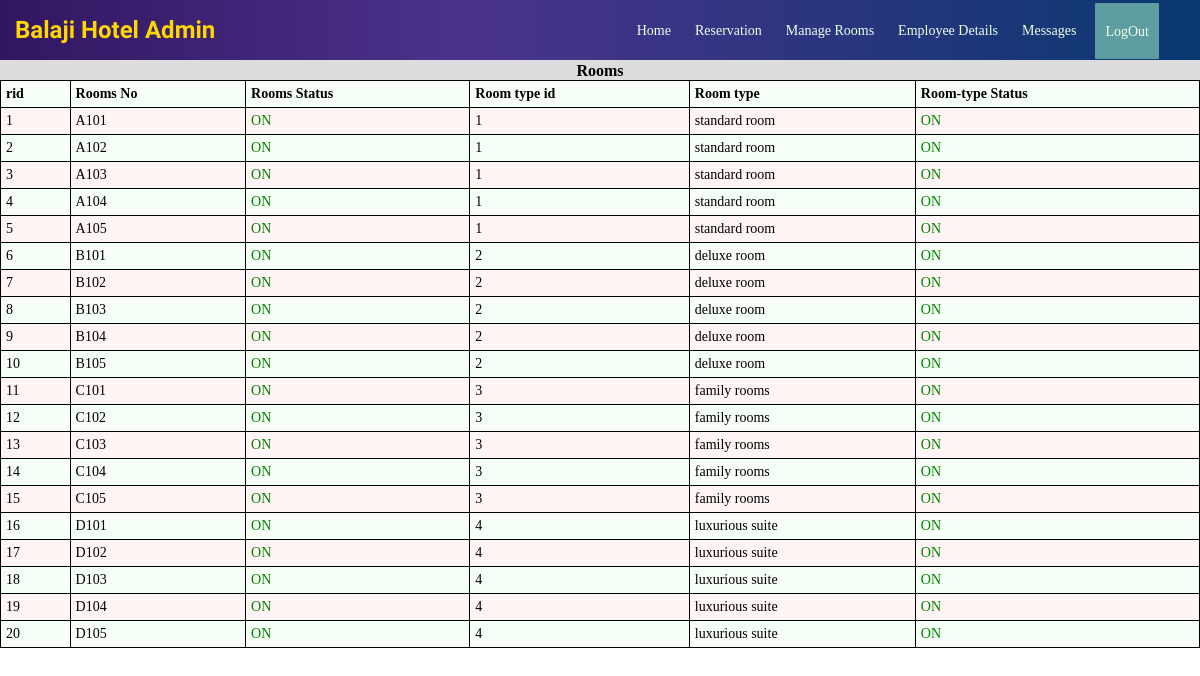
The app's page /admin/roomsall.php (signed in) with its own data.
### tables this page shows
CREATE TABLE rooms(rid int(3),rno varchar(5) PRIMARY KEY,`rty_id` INT(2) REFERENCES `room_type` ( `rty_id`),
status int(3),chkin int(3),chkout int(3),rdelete int(3));

CREATE TABLE `room_type` ( `rty_id` INT(3) PRIMARY KEY, `roomty` VARCHAR(25), `price` INT(8),rtstatus int(3));

### admin/roomsall.php (the view, shortened to what this page needs)
<?php include('nav.php'); ?>
<!DOCTYPE html>
<html>
<head>
</head>
<body>
    <div class="myss" style="overflow-x:auto;">
        <h4 align="center "> Rooms </h4>
        <table id="myTable">
            <tr>
                <th>rid</th>
                <th>Rooms No</th>
                <th>Rooms Status</th>
                <th>Room type id</th>
                <th>Room type</th>
                <th>Room-type Status</th>
            </tr>
            <?php
            $con = makeconnection();
            $sql = "SELECT rooms.rid,rooms.rno,rooms.status,rooms.rty_id,room_type.roomty,room_type.rtstatus FROM rooms JOIN room_type ON room_type.rty_id=rooms.rty_id";
            $rs = mysqli_query($con, $sql);
            while ($row = mysqli_fetch_assoc($rs)) {
                echo "<tr>";
                echo "<td>";
                echo $row['rid'];
                echo "</td>";
                echo "<td>";
                echo $row['rno'];
                echo "</td>";
                echo "<td>";
                if($row['status']==0)
                echo "<p style='color:green;'> ON </p>";
                else if($row['status']==1)
                echo "<p style='color:red;'> OFF </p>";
                echo "</td>";
                echo "<td>";
                echo $row['rty_id'];
                echo "</td>";
                echo "<td>";
                echo $row['roomty'];
                echo "</td>";
                echo "<td>";
                if($row['rtstatus']==0)
                echo "<p style='color:green;'> ON </p>";
                else if($row['rtstatus']==1)
                echo "<p style='color:red;'> OFF </p>";
                echo "</td>";
                echo "</tr>";
            }
            ?>
        </table>
    </div>
</body>
</html>

### admin/nav.php (shortened to what this page needs)
<!DOCTYPE html>
<html lang="en" dir="ltr">
<head>
</head>
<body>
    <nav>
        <a href="adpass.php"> <label class="logo"> Balaji Hotel Admin </label>  </a>
        <ul>
            <li><a href="index.php">Home</a></li>
            <li><a href="reservation.php">Reservation</a></li>
            <li><a href="room.php">Manage Rooms</a></li>
            <li><a href="emp.php">Employee Details</a></li>
            <li><a href="msg.php" target="_blank">Messages</a></li>
            <li><a href="logout.php" class="log1">LogOut</a></li>
        </ul>
    </nav>
    <section> </section>
</body>
</html>

### admin/nav.php (style rules this page uses)
* { padding: 0; margin: 0; text-decoration: none; list-style: none; box-sizing: border-box; }
html, body { width: 100%; height: 100%; margin: 0px; padding: 0px; overflow-x: hidden; }
nav { background: linear-gradient(to right, #331661 0%, #4b328d 39%, #093970 100%); height: 60px; width: 100%; position: fixed; }
label.logo { color: rgb(255, 254, 239); font-size:24px; font-family: 'Vujahday Script', cursive; color:gold; line-height: 60px; text-decoration:none; font-weight: bold; padding: 14px 15px; border-radius: 2px; }
nav ul { float: right; margin-right: 3%; }
nav ul li { display: inline-block; line-height: 60px; margin: 0 5px; }
nav ul li a { color: rgb(238, 255, 236); font-size: 14px; font-family: 'Comic Sans MS'; padding: 14px 5px; border-radius: 5px; }
.log1 { background-color:cadetblue; padding: 20.5px 10px; border-radius: 1px; }
section { background: no-repeat; background-size: cover; height: 60px; }

### admin/roomsall.php (style rules this page uses)
html, body { width: 100%; height: 100%; margin: 0px; padding: 0px; overflow-x: hidden; }
.myss { padding-top: 10px; margin-top: -8px; background-color: #ddd; }
table { border-collapse: collapse; border-spacing: 0; width: 100%; border: 1px solid #ddd; font-size: 14px; }
th, td { text-align: left; padding: 5px; }
tr:nth-child(even) { background-color: #fff5f5; }
tr:nth-child(odd) { background-color: #f6fff5; }
table, th, td { border: 0.01em solid black; }

### records on screen
rooms: rid "1", rno "A101", status "ON", rty "1", rty.roomty "standard room"
rooms: rid "2", rno "A102", status "ON", rty "1", rty.roomty "standard room"
rooms: rid "3", rno "A103", status "ON", rty "1", rty.roomty "standard room"
rooms: rid "4", rno "A104", status "ON", rty "1", rty.roomty "standard room"
rooms: rid "5", rno "A105", status "ON", rty "1", rty.roomty "standard room"
rooms: rid "6", rno "B101", status "ON", rty "2", rty.roomty "deluxe room"
rooms: rid "7", rno "B102", status "ON", rty "2", rty.roomty "deluxe room"
rooms: rid "8", rno "B103", status "ON", rty "2", rty.roomty "deluxe room"
rooms: rid "9", rno "B104", status "ON", rty "2", rty.roomty "deluxe room"
rooms: rid "10", rno "B105", status "ON", rty "2", rty.roomty "deluxe room"
rooms: rid "11", rno "C101", status "ON", rty "3", rty.roomty "family rooms"
rooms: rid "12", rno "C102", status "ON", rty "3", rty.roomty "family rooms"
rooms: rid "13", rno "C103", status "ON", rty "3", rty.roomty "family rooms"
rooms: rid "14", rno "C104", status "ON", rty "3", rty.roomty "family rooms"
rooms: rid "15", rno "C105", status "ON", rty "3", rty.roomty "family rooms"
rooms: rid "16", rno "D101", status "ON", rty "4", rty.roomty "luxurious suite"
rooms: rid "17", rno "D102", status "ON", rty "4", rty.roomty "luxurious suite"
rooms: rid "18", rno "D103", status "ON", rty "4", rty.roomty "luxurious suite"
rooms: rid "19", rno "D104", status "ON", rty "4", rty.roomty "luxurious suite"
rooms: rid "20", rno "D105", status "ON", rty "4", rty.roomty "luxurious suite"
